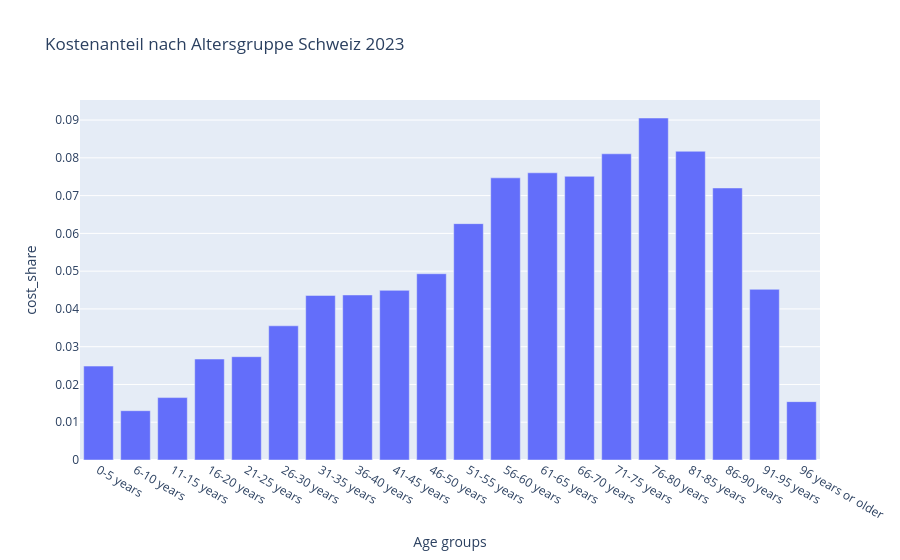

Notebook source saved alongside this figure:
### Markdown cell above
Im Plot für die Top 10 Kantone ist zu sehen, dass die Bevölkerungsgrösse eine Rolle spielt.

Für die spätere Analyse könnten die pro Kopf Kosten einen besseren Einblick geben

### Code cell
df_costs_age_ch = df_costs_processed[
    (df_costs_processed["Swiss cantons"] == "Total") &
    (df_costs_processed["Age groups"] != "Total") &
    (df_costs_processed["TIME_PERIOD"] == 2023)
].copy()

df_costs_age_ch["cost_share"] = (
    df_costs_age_ch["costs_chf"] / df_costs_age_ch["costs_chf"].sum()
)

px.bar(
    df_costs_age_ch,
    x="Age groups",
    y="cost_share",
    title="Kostenanteil nach Altersgruppe Schweiz 2023",
)

### Figure 1 — Plotly figure (JSON) as saved in the notebook; plotly's stock layout.template omitted (floating-point values rounded to 4 significant figures)
{"data": [{"hovertemplate": "Age groups=%{x}<br>cost_share=%{y}<extra></extra>", "legendgroup": "", "marker": {"color": "#636efa", "pattern": {"shape": ""}}, "name": "", "orientation": "v", "showlegend": false, "textposition": "auto", "type": "bar", "x": ["0-5 years", "6-10 years", "11-15 years", "16-20 years", "21-25 years", "26-30 years", "31-35 years", "36-40 years", "41-45 years", "46-50 years", "51-55 years", "56-60 years", "61-65 years", "66-70 years", "71-75 years", "76-80 years", "81-85 years", "86-90 years", "91-95 years", "96 years or older"], "xaxis": "x", "y": [0.02486, 0.01305, 0.01653, 0.02673, 0.02735, 0.03553, 0.04357, 0.04369, 0.04492, 0.04932, 0.06258, 0.0747, 0.07604, 0.07511, 0.08107, 0.09055, 0.08174, 0.07202, 0.04518, 0.01545], "yaxis": "y"}], "layout": {"barmode": "relative", "legend": {"tracegroupgap": 0}, "title": {"text": "Kostenanteil nach Altersgruppe Schweiz 2023"}, "xaxis": {"anchor": "y", "domain": [0, 1], "title": {"text": "Age groups"}}, "yaxis": {"anchor": "x", "domain": [0, 1], "title": {"text": "cost_share"}}}}
